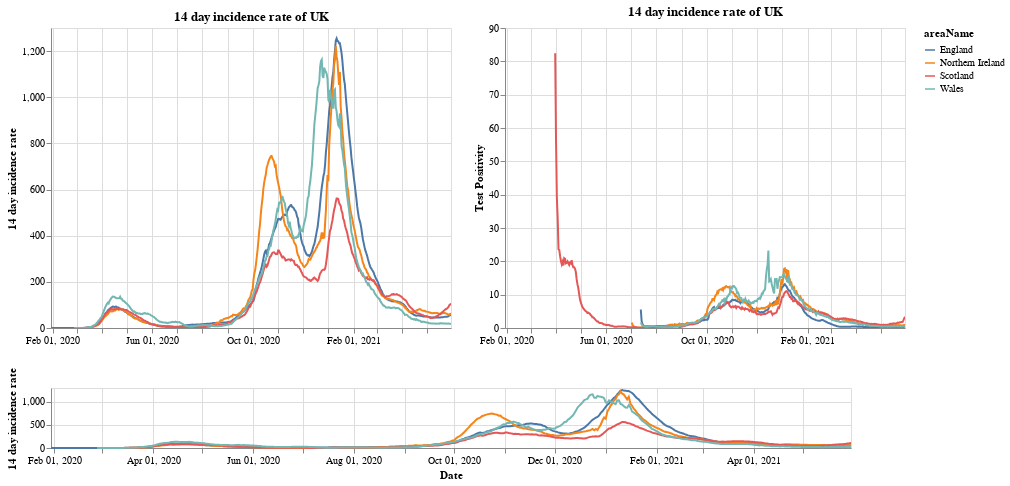

The code cell stored with this chart in its notebook:
### Markdown cell above
# Plots

First a plot with each country in the UK. The top right shows the positivity rate for (which is the percentage of registered tests which were positive) while the top left is the 14 day incidence rate. The bottom chart can be used to select the timeframe (does not work on a mobile device).

### Code cell
#collapse
brush = alt.selection(type='interval', name='DateBrush',encodings=['x'],fields=['Time'])
leg_selection = alt.selection_multi(fields=['areaName'], bind='legend')

base = alt.Chart(uk_cases).mark_line().encode(
    x=alt.X("yearmonthdate(date):T", axis=alt.Axis(title='Date')),
    y=alt.Y("twoWeeklyCasesRate:Q", axis=alt.Axis(title='14 day incidence rate')),
    tooltip=['areaName', 'date','twoWeeklyCasesRate', 'testPositivity'],
    color='areaName',
    opacity=alt.condition(leg_selection, alt.value(2), alt.value(0.1))
).add_selection(leg_selection).properties(width=400)

upper = base.encode(alt.X('yearmonthdate(date):T', axis=alt.Axis(title=''),
                         scale=alt.Scale(domain=brush))
                   ).properties(title=f'14 day incidence rate of UK')
upper_right = upper.encode(alt.Y('testPositivity:Q', axis=alt.Axis(title='Test Positivity')))
lower = base.properties(height=60, width = 800).add_selection(brush)

(upper | upper_right) & lower

### Figure 1 — Vega-Lite specification as saved in the notebook (floating-point values rounded to 4 significant figures; data arrays with more than 128 entries replaced by an {"elided": "..."} marker saying what was removed)
{"config": {"view": {"continuousWidth": 400, "continuousHeight": 300}}, "vconcat": [{"hconcat": [{"mark": "line", "encoding": {"color": {"type": "nominal", "field": "areaName"}, "opacity": {"condition": {"value": 2, "selection": "selector001"}, "value": 0.1}, "tooltip": [{"type": "nominal", "field": "areaName"}, {"type": "temporal", "field": "date"}, {"type": "quantitative", "field": "twoWeeklyCasesRate"}, {"type": "quantitative", "field": "testPositivity"}], "x": {"type": "temporal", "axis": {"title": ""}, "field": "date", "scale": {"domain": {"selection": "DateBrush"}}, "timeUnit": "yearmonthdate"}, "y": {"type": "quantitative", "axis": {"title": "14 day incidence rate"}, "field": "twoWeeklyCasesRate"}}, "selection": {"selector001": {"type": "multi", "fields": ["areaName"], "bind": "legend"}}, "title": "14 day incidence rate of UK", "width": 400}, {"mark": "line", "encoding": {"color": {"type": "nominal", "field": "areaName"}, "opacity": {"condition": {"value": 2, "selection": "selector001"}, "value": 0.1}, "tooltip": [{"type": "nominal", "field": "areaName"}, {"type": "temporal", "field": "date"}, {"type": "quantitative", "field": "twoWeeklyCasesRate"}, {"type": "quantitative", "field": "testPositivity"}], "x": {"type": "temporal", "axis": {"title": ""}, "field": "date", "scale": {"domain": {"selection": "DateBrush"}}, "timeUnit": "yearmonthdate"}, "y": {"type": "quantitative", "axis": {"title": "Test Positivity"}, "field": "testPositivity"}}, "selection": {"selector001": {"type": "multi", "fields": ["areaName"], "bind": "legend"}}, "title": "14 day incidence rate of UK", "width": 400}]}, {"mark": "line", "encoding": {"color": {"type": "nominal", "field": "areaName"}, "opacity": {"condition": {"value": 2, "selection": "selector001"}, "value": 0.1}, "tooltip": [{"type": "nominal", "field": "areaName"}, {"type": "temporal", "field": "date"}, {"type": "quantitative", "field": "twoWeeklyCasesRate"}, {"type": "quantitative", "field": "testPositivity"}], "x": {"type": "temporal", "axis": {"title": "Date"}, "field": "date", "timeUnit": "yearmonthdate"}, "y": {"type": "quantitative", "axis": {"title": "14 day incidence rate"}, "field": "twoWeeklyCasesRate"}}, "height": 60, "selection": {"selector001": {"type": "multi", "fields": ["areaName"], "bind": "legend"}, "DateBrush": {"type": "interval", "encodings": ["x"], "fields": ["Time"]}}, "width": 800}], "data": {"name": "data-47754b2cd8e557f1c36bd6e4527b4f78"}, "$schema": "https://vega.github.io/schema/vega-lite/v4.8.1.json", "datasets": {"data-47754b2cd8e557f1c36bd6e4527b4f78": {"elided": "1856 records"}}}
